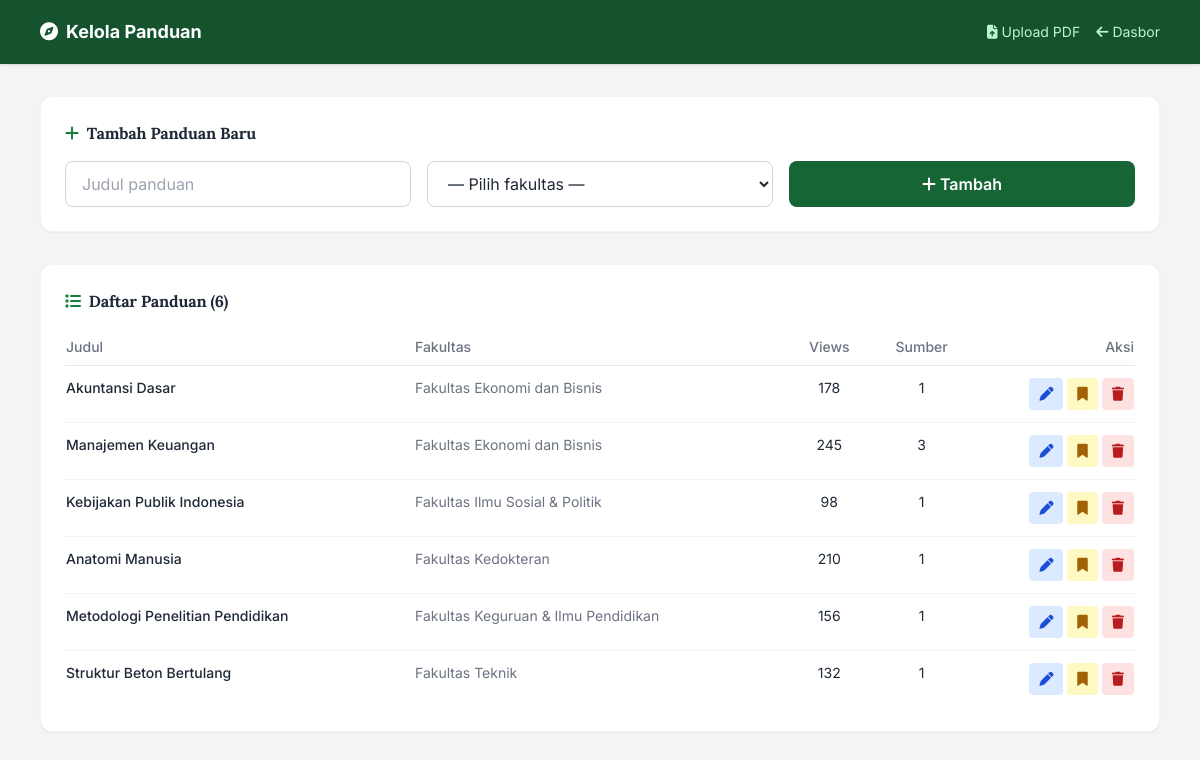
Screenshot of /kelola_panduan.php (signed in) with the database file from the repository.
### tables this page shows
CREATE TABLE IF NOT EXISTS panduan_subjek (
    id INT UNSIGNED AUTO_INCREMENT PRIMARY KEY,
    judul VARCHAR(150) NOT NULL,
    id_fakultas INT UNSIGNED NOT NULL,
    total_views INT UNSIGNED NOT NULL DEFAULT 0,
    dibuat_pada DATETIME NOT NULL DEFAULT CURRENT_TIMESTAMP,
    CONSTRAINT fk_panduan_fakultas
        FOREIGN KEY (id_fakultas)
        REFERENCES kategori_fakultas (id)
        ON UPDATE CASCADE
        ON DELETE CASCADE
);

CREATE TABLE IF NOT EXISTS kategori_fakultas (
    id INT UNSIGNED AUTO_INCREMENT PRIMARY KEY,
    nama_fakultas VARCHAR(100) NOT NULL,
    ikon_fontawesome VARCHAR(50) NOT NULL DEFAULT 'fa-solid fa-book'
);

### includes/helpers.php (called while the page is built, shortened)
<?php
if (!function_exists('e')) {
    function e(string $s): string {
        return htmlspecialchars($s, ENT_QUOTES, 'UTF-8');
    }
}

### kelola_panduan.php (the view, shortened to what this page needs)
<?php
require_once __DIR__ . '/koneksi.php';
$fakultasList = $pdo->query('SELECT * FROM kategori_fakultas ORDER BY nama_fakultas')->fetchAll();
$panduanList = $pdo->query(
    'SELECT p.*, k.nama_fakultas,
            (SELECT COUNT(*) FROM sumber_referensi s WHERE s.id_panduan = p.id) AS jumlah_sumber
     FROM panduan_subjek p
     JOIN kategori_fakultas k ON k.id = p.id_fakultas
     ORDER BY k.nama_fakultas, p.judul'
)->fetchAll();
?>
<!DOCTYPE html>
<html lang="id">
<head>
<script src="https://cdn.tailwindcss.com"></script>
<link rel="stylesheet" href="https://cdnjs.cloudflare.com/ajax/libs/font-awesome/6.5.1/css/all.min.css">
<link rel="stylesheet" href="assets/style.css">
</head>
<body class="bg-gray-100 text-gray-800 min-h-screen">
<header class="bg-green-900 text-white shadow">
  <div class="max-w-6xl mx-auto px-4 h-16 flex items-center justify-between">
    <div class="flex items-center gap-2 font-bold text-lg">
      <i class="fa-solid fa-compass"></i><span>Kelola Panduan</span>
    </div>
    <div class="flex items-center gap-4 text-sm">
      <a href="upload.php" class="text-green-200 hover:text-white transition"><i class="fa-solid fa-file-arrow-up mr-1"></i>Upload PDF</a>
      <a href="admin.php" class="text-green-200 hover:text-white transition"><i class="fa-solid fa-arrow-left mr-1"></i>Dasbor</a>
    </div>
  </div>
</header>
<main class="max-w-6xl mx-auto px-4 py-8 space-y-8">
  <section class="bg-white rounded-xl shadow-sm border border-gray-100 p-6">
    <h2 class="font-bold mb-4"><i class="fa-solid fa-plus mr-2 text-green-700"></i>Tambah Panduan Baru</h2>
    <form method="POST" class="grid grid-cols-1 md:grid-cols-3 gap-4">
      <input type="text" name="judul" required maxlength="150" placeholder="Judul panduan"
             class="px-4 py-2.5 rounded-lg border border-gray-300 focus:outline-none focus:ring-2 focus:ring-green-600">
      <select name="id_fakultas" required
              class="px-4 py-2.5 rounded-lg border border-gray-300 focus:outline-none focus:ring-2 focus:ring-green-600 bg-white">
        <option value="">— Pilih fakultas —</option>
      </select>
      <button type="submit" class="py-2.5 rounded-lg bg-green-800 hover:bg-green-700 text-white font-semibold transition">
        <i class="fa-solid fa-plus mr-1"></i>Tambah
      </button>
    </form>
  </section>
  <section class="bg-white rounded-xl shadow-sm border border-gray-100 p-6">
    <h2 class="font-bold mb-4"><i class="fa-solid fa-list mr-2 text-green-700"></i>Daftar Panduan (<?= count($panduanList) ?>)</h2>
    <div class="overflow-x-auto">
      <table class="w-full text-sm">
        <thead>
          <tr class="text-left text-gray-500 border-b">
            <th class="py-2 pr-4 font-medium">Judul</th>
            <th class="py-2 pr-4 font-medium">Fakultas</th>
            <th class="py-2 pr-4 font-medium text-center">Views</th>
            <th class="py-2 pr-4 font-medium text-center">Sumber</th>
            <th class="py-2 font-medium text-right">Aksi</th>
          </tr>
        </thead>
        <tbody class="divide-y divide-gray-100">
          <?php foreach ($panduanList as $p): ?>
          <tr class="align-top">
            <td class="py-3 pr-4">
              <?php if (isset($_GET['edit']) && (int)$_GET['edit'] === (int)$p['id']): ?>
                <form method="POST" class="flex flex-wrap gap-2">
                  <?= csrf_field() ?>
                  <input type="hidden" name="aksi" value="edit_panduan">
                  <input type="hidden" name="id" value="<?= (int)$p['id'] ?>">
                  <input type="text" name="judul" value="<?= e($p['judul']) ?>" required maxlength="150"
                         class="flex-1 min-w-[180px] px-3 py-1.5 rounded border border-gray-300 focus:outline-none focus:ring-2 focus:ring-green-600">
                  <select name="id_fakultas" class="px-3 py-1.5 rounded border border-gray-300 bg-white">
                    <?php foreach ($fakultasList as $f): ?>
                    <option value="<?= (int)$f['id'] ?>" <?= (int)$f['id'] === (int)$p['id_fakultas'] ? 'selected' : '' ?>>
                      <?= e($f['nama_fakultas']) ?>
                    </option>
                    <?php endforeach; ?>
                  </select>
                  <button class="px-3 py-1.5 rounded bg-green-800 text-white"><i class="fa-solid fa-floppy-disk"></i></button>
                  <a href="kelola_panduan.php" class="px-3 py-1.5 rounded bg-gray-200 text-gray-600"><i class="fa-solid fa-xmark"></i></a>
                </form>
              <?php else: ?>
                <span class="font-medium"><?= e($p['judul']) ?></span>
              <?php endif; ?>
            </td>
            <td class="py-3 pr-4 text-gray-500"><?= e($p['nama_fakultas']) ?></td>
            <td class="py-3 pr-4 text-center"><?= number_format($p['total_views']) ?></td>
            <td class="py-3 pr-4 text-center"><?= (int)$p['jumlah_sumber'] ?></td>
            <td class="py-3 text-right whitespace-nowrap">
              <a href="kelola_panduan.php?edit=<?= (int)$p['id'] ?>" title="Edit"
                 class="inline-block px-2.5 py-1.5 rounded bg-blue-100 text-blue-700 hover:bg-blue-200"><i class="fa-solid fa-pen"></i></a>
              <a href="kelola_panduan.php?kelola=<?= (int)$p['id'] ?>" title="Kelola sumber"
                 class="inline-block px-2.5 py-1.5 rounded bg-yellow-100 text-yellow-700 hover:bg-yellow-200"><i class="fa-solid fa-bookmark"></i></a>
              <?php if (($_SESSION['admin_role'] ?? '') === 'admin'): ?>
              <form method="POST" class="inline" onsubmit="return confirm('Hapus panduan ini beserta semua sumbernya? File PDF ikut terhapus.');">
                <button title="Hapus (khusus admin)" class="px-2.5 py-1.5 rounded bg-red-100 text-red-700 hover:bg-red-200"><i class="fa-solid fa-trash"></i></button>
              </form>
              <?php endif; ?>
            </td>
          </tr>
          <?php endforeach; ?>
        </tbody>
      </table>
    </div>
  </section>
</main>
</body>
</html>

### assets/style.css (style rules this page uses)
:root { --brand: #1b5e20; --brand-deep: #143f16; --brand-ink: #0f3011; --accent: #f5b71e; --accent-deep: #d99a06; --paper: #fcfaf2; --ink: #1a1a1a; --card: #ffffff; --line: #e7e2d5; --radius: 14px; --font-display: 'Lora', Georgia, serif; --font-body: 'Inter', system-ui, -apple-system, sans-serif; }
body { font-family: var(--font-body); background-color: var(--paper); color: var(--ink); }
h1, h2, h3 { font-family: var(--font-display); letter-spacing: -0.01em; }
main section [class*="rounded-xl"], main section [class*="rounded-lg"] { transition: transform .25s ease, box-shadow .25s ease, border-color .25s ease; }
table tbody tr { transition: background-color .2s ease; }
@media (prefers-reduced-motion: no-preference) { main > section { animation: rise .45s ease backwards; } }
@media (prefers-reduced-motion: no-preference) { main > section:nth-of-type(2) { animation-delay: .06s; } }

### rows the page displays
panduan_subjek: judul "Akuntansi Dasar", id_fakultas.nama_fakultas "Fakultas Ekonomi dan Bisnis", total_views "178", jumlah_sumber "1"
panduan_subjek: judul "Manajemen Keuangan", id_fakultas.nama_fakultas "Fakultas Ekonomi dan Bisnis", total_views "245", jumlah_sumber "3"
panduan_subjek: judul "Kebijakan Publik Indonesia", id_fakultas.nama_fakultas "Fakultas Ilmu Sosial & Politik", total_views "98", jumlah_sumber "1"
panduan_subjek: judul "Anatomi Manusia", id_fakultas.nama_fakultas "Fakultas Kedokteran", total_views "210", jumlah_sumber "1"
panduan_subjek: judul "Metodologi Penelitian Pendidikan", id_fakultas.nama_fakultas "Fakultas Keguruan & Ilmu Pendidikan", total_views "156", jumlah_sumber "1"
panduan_subjek: judul "Struktur Beton Bertulang", id_fakultas.nama_fakultas "Fakultas Teknik", total_views "132", jumlah_sumber "1"

### other values shown
count($panduanList) "6"
